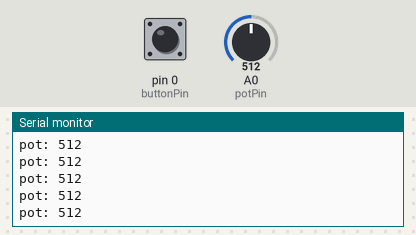
Simulated run of this sketch. Board: Teensy 4. Parts: the last lines printed to the serial monitor. The test bench sets the inputs (shaded band); at power-on: pin 0 (buttonPin) HIGH, A0 (potPin) = 512.

Above: at 1.2 s.
1.3 s: pin 0 (buttonPin) pulled LOW for 0.15 s
2.9 s: A0 (potPin) set to 716
At 3.4 s:
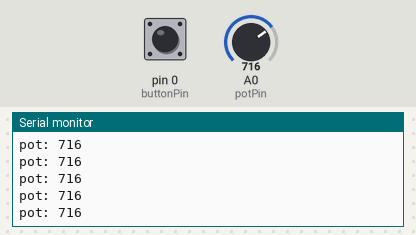
4.4 s: A0 (potPin) set to 900
At 5.3 s:
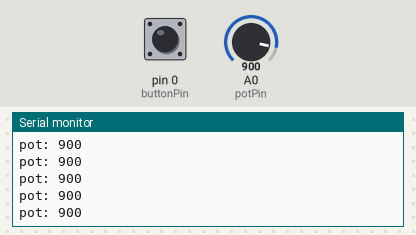
Timing chart, 0 to 7.4 s (numbered marks = the images above; inputs shaded):
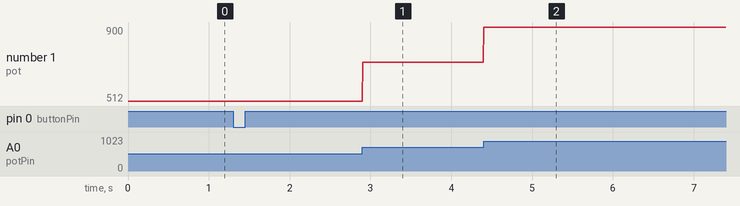

The sketch:

nick_midi_controller.ino
```cpp
#include <Bounce.h>

#define potMIDIChannel 1
#define buttonMIDIChannel 1
#define potCCIndex 14
#define buttonCCIndex 15
#define potJitterRange 7
#define potPin A0
#define buttonPin 0
int potValue, ccValue, previousPotValue;

Bounce button = Bounce(0,5);

void setup() {

  Serial.begin(115200); // not sure this is the best way to set the baud
  pinMode(buttonPin, INPUT_PULLUP);
  usbMIDI.sendControlChange(44, potMIDIChannel, 2);
}

void loop() {

  // button stuff
  button.update();
  if (button.fallingEdge()) {
      usbMIDI.sendControlChange(buttonCCIndex, 127, buttonMIDIChannel);
      Serial.println("falling edge");
  }
  if (button.risingEdge()) {
      usbMIDI.sendControlChange(buttonCCIndex, 0, buttonMIDIChannel);
      Serial.println("rising edge");
  }


  potValue = analogRead(potPin);
  Serial.print("pot: ");
  Serial.println(potValue);
  if(abs(potValue - previousPotValue) > potJitterRange) {
    Serial.println("pot changed");
    // calc the CC value based on the raw value
    ccValue = map(potValue, 0, 1023, 0, 127);
    // send the MIDI
    usbMIDI.sendControlChange(potCCIndex, ccValue, potMIDIChannel);
    previousPotValue = potValue;
  }

  delay(5); // slow your roll or shitty instrument might get pissed
}
```

Measured:
- after the input at 2.9 s, the serial monitor: prints a new line at once (image 1)
- after the input at 4.4 s, the serial monitor: prints a new line at once (image 2)
- plotted number 1: 512 → 716 after the input at 2.9 s, 716 → 900 after the input at 4.4 s
